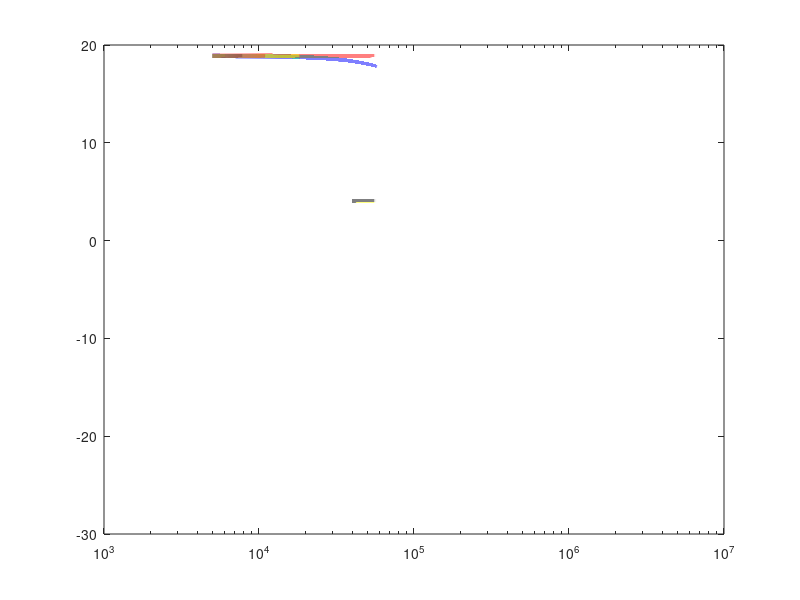

Recreate this plot in MATLAB. (Note: this script raises an error after producing the figure.)
close all;
clear all;

A0=10e4; %%dato sacado del grafico
wp=2*pi*12; %%frecuencai da corte obtenida del datasheet

s=tf('s');
r1=5e3;
r3=5e3;
r2=50e3;
r4=20e3;
Av=(A0/(1+(s/wp)));
H1=(Av*r4*(r1+r2))/((r1+r2+r1*Av)*(r3+r4));
G1=(r4*(r1+r2))/(r1*(r3+r4));
%H1=-(A0/(1+(s/wp)))*r2*r3/(((A0/(1+(s/wp)))*r1*r3)+(r2*r3)+(r1*r3)+(r1*r2));
%G1=-r2/r1;
w1=[5000*2*pi:10:500000*2*pi];
[mag1,phase1,wout1] =bode(H1,w1);
mag1=squeeze(mag1);
semilogx(w1./(2*pi),20*log10(mag1),'LineWidth',3);
hold on;
s1=size(w1);
semilogx(w1./(2*pi),20*log10(ones(s1(2),1)*abs(G1)),'LineWidth',3);

r1=5e3;
r3=5e3;
r2=5e3;
r4=20e3;
%H2=-(A0/(1+(s/wp)))*r2*r3/(((A0/(1+(s/wp)))*r1*r3)+(r2*r3)+(r1*r3)+(r1*r2));
H2=(Av*r4*(r1+r2))/((r1+r2+r1*Av)*(r3+r4));
G2=(r4*(r1+r2))/(r1*(r3+r4));
w2=[40000*2*pi:10:4000000*2*pi];
[mag2,phase2,wout2] =bode(H2,w2);
mag2=squeeze(mag2);
semilogx(w2./(2*pi),20*log10(mag2),'LineWidth',3);
%G2=-r2/r1;
s2=size(w2);
semilogx(w2./(2*pi),20*log10(ones(s2(2),1)*abs(G2)),'LineWidth',3);



r1=50e3;
r3=50e3;
r2=5e3;
r4=100e3;
%H3=-(A0/(1+(s/wp)))*r2*r3/(((A0/(1+(s/wp)))*r1*r3)+(r2*r3)+(r1*r3)+(r1*r2));
H3=(Av*r4*(r1+r2))/((r1+r2+r1*Av)*(r3+r4));
G3=(r4*(r1+r2))/(r1*(r3+r4));
w3=[170000*2*pi:10:10000000*2*pi];
[mag3,phase3,wout3] =bode(H3,w3);
mag3=squeeze(mag3);
semilogx(w3./(2*pi),20*log10(mag3),'LineWidth',3);

%G3=-r2/r1;
s3=size(w3);
semilogx(w3./(2*pi),20*log10(ones(s3(2),1)*abs(G3)),'LineWidth',3);

formataxes('', 'Frecuencia (Hz)', 'Mangnitud (dB)', ... % titulo y ejes
                    'Caso-1 real','Caso-1 ideal','Caso-2 real','Caso-2 ideal','Caso-3 real','Caso-3 ideal')% legends

hold off;